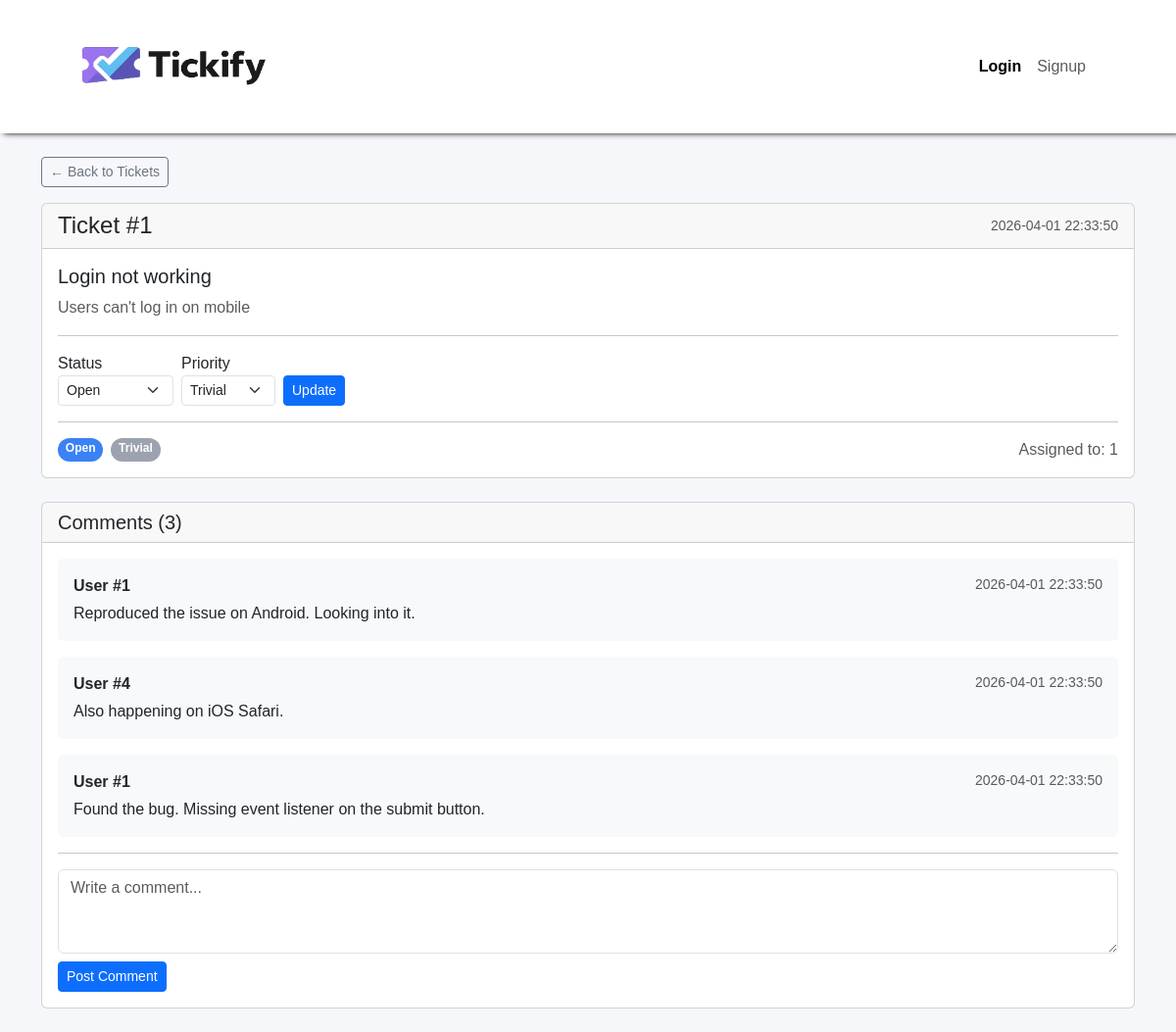
/ticketDetail.php?id=1, run on the app's committed database.
### tables this page shows
CREATE TABLE tickets (
    id          INT AUTO_INCREMENT PRIMARY KEY,
    title       VARCHAR(200) NOT NULL,
    description TEXT NOT NULL,
     
    status      ENUM('open', 'in_progress', 'on_hold', 'resolved', 'closed', 'cancelled') DEFAULT 'open',
    priority    INT DEFAULT 3 CHECK (priority BETWEEN 1 AND 5),
    created_by  INT NOT NULL,
    assigned_to INT,
    created_at  TIMESTAMP DEFAULT CURRENT_TIMESTAMP,
    updated_at  TIMESTAMP DEFAULT CURRENT_TIMESTAMP ON UPDATE CURRENT_TIMESTAMP,
    FOREIGN KEY (created_by) REFERENCES users(id),
    FOREIGN KEY (assigned_to) REFERENCES users(id)
);

CREATE TABLE ticket_comments (
    id         INT AUTO_INCREMENT PRIMARY KEY,
    ticket_id  INT NOT NULL,
    author_id  INT NOT NULL,
    body       TEXT NOT NULL,
    created_at TIMESTAMP DEFAULT CURRENT_TIMESTAMP,
    FOREIGN KEY (ticket_id) REFERENCES tickets(id),
    FOREIGN KEY (author_id) REFERENCES users(id)
);

### TicketRepository.php (called while the page is built, shortened)
<?php
require_once 'Ticket.php';
require_once 'TicketComment.php';
class TicketRepository
{
    private PDO $pdo;
    public function __construct(PDO $pdo)
    {
        $this->pdo = $pdo;
    }
    public function getById(int $id): ?Ticket
    {
        $sql = "SELECT * FROM tickets WHERE id = :id";
        $stmt = $this->pdo->prepare($sql);
        $stmt->execute([':id' => $id]);
        $row = $stmt->fetch(PDO::FETCH_ASSOC);
        return $this->mapRowToTicket($row);
    }
    public function getCommentsByTicketId(int $ticketId): array
    {
        $sql = "SELECT * FROM ticket_comments WHERE ticket_id = :ticket_id ORDER BY created_at ASC";
        $stmt = $this->pdo->prepare($sql);
        $stmt->execute([':ticket_id' => $ticketId]);
        $comments = array_map([TicketComment::class, 'fromRow'], $stmt->fetchAll(PDO::FETCH_ASSOC));
        return $comments;
    }
    private function mapRowToTicket(array $row): Ticket
    {
        return new Ticket(
            $row['id'],
            $row['title'],
            $row['description'],
            $row['status'],
            $row['priority'],
            $row['created_by'],
            $row['assigned_to'],
            $row['created_at'],
            $row['updated_at']
        );
    }
}
?>

### Ticket.php (called while the page is built, shortened)
<?php
class Ticket {
    private ?int $id;
    private string $title;
    private string $description;
    private string $status;
    private int $priority;
    private int $assignedTo;
    private ?string $createdAt;
    public function __construct(
        ?int $id,
        string $title,
        string $description,
        string $status,
        int $priority,
        int $createdBy,
        int $assignedTo,
        ?string $createdAt = null,
        ?string $updatedAt = null
    ) {
        $this->id = $id;
        $this->title = trim($title);
        $this->description = $description !== null ? trim($description) : null;
        $this->status = $status;
        $this->priority = $priority;
        $this->assignedTo = $assignedTo;
        $this->createdAt = $createdAt;
    }
    public function getId(): ?int {
        return $this->id;
    }
    public function getTitle(): string {
        return $this->title;
    }
    public function getDescription(): ?string {
        return $this->description;
    }
    public function getStatus(): string {
        return $this->status;
    }
    public function getPriority(): int {
        return $this->priority;
    }
    public function getAssignedTo(): ?int {
        return $this->assignedTo;
    }
    public function getCreatedAt(): ?string {
        return $this->createdAt;
    }
}

### enum/TicketStatusEnum.php (called while the page is built, shortened)
<?php
enum TicketStatusEnum: string
{
    public function label(): string
    {
        return match ($this) {
            self::Open => 'Open',
            self::InProgress => 'In Progress',
            self::OnHold => 'On Hold',
            self::Resolved => 'Resolved',
            self::Closed => 'Closed',
            self::Cancelled => 'Cancelled',
        };
    }
        public function color(): string
    {
        return match ($this) {
            self::Open => '#3B82F6',
            self::InProgress => '#F59E0B',
            self::OnHold => '#6B7280',
            self::Resolved => '#10B981',
            self::Closed => '#1F2937',
            self::Cancelled => '#EF4444',
        };
    }
}
?>

### enum/TicketPriorityEnum.php (called while the page is built, shortened)
<?php
enum TicketPriorityEnum: int
{
    public function label(): string
    {
        return match ($this) {
            self::Critical => 'Critical',
            self::High => 'High',
            self::Medium => 'Medium',
            self::Low => 'Low',
            self::Trivial => 'Trivial',
        };
    }
    public function color(): string
    {
        return match ($this) {
            self::Critical => '#DC2626',
            self::High => '#F97316',
            self::Medium => '#EAB308',
            self::Low => '#3B82F6',
            self::Trivial => '#9CA3AF',
        };
    }
}
?>

### TicketComment.php (called while the page is built, shortened)
<?php
class TicketComment
{
    private int $authorId;
    private string $body;
    private ?string $createdAt;
    public function __construct(
        ?int $id,
        int $ticketId,
        int $authorId,
        string $body,
        ?string $createdAt = null
    ) {
        $this->authorId = $authorId;
        $this->body = trim($body);
        $this->createdAt = $createdAt;
    }
    public static function fromRow(array $row): self
    {
        return new self(
            (int) $row['id'],
            (int) $row['ticket_id'],
            (int) $row['author_id'],
            $row['body'],
            $row['created_at'] ?? null
        );
    }
    public function getAuthorId(): int { return $this->authorId; }
    public function getBody(): string { return $this->body; }
    public function getCreatedAt(): ?string { return $this->createdAt; }
}

### ticketDetail.php (the view, shortened to what this page needs)
<?php
require_once 'Ticket.php';
require_once 'TicketRepository.php';
require_once 'database.php';
require_once 'enum/TicketPriorityEnum.php';
require_once 'enum/TicketStatusEnum.php';
$errors = [];
$ticket = null;
$comments = [];
if ($_SERVER['REQUEST_METHOD'] === 'GET') {
    try {
        $ticketId = $_GET['id'] ?? '';
        try {
            $ticketRepository = new TicketRepository($pdo);
            $aux = (int) $ticketId;
            $ticket = $ticketRepository->getById($aux);
            $comments = $ticketRepository->getCommentsByTicketId($aux);
        } catch (Exception $e) {
            $errors['general'] = 'Error fetching ticket: ' . $e->getMessage();
        }
    } catch (Exception $e) {
        $errors['general'] = 'Error fetching tickets: ' . $e->getMessage();
    }
}
?>
<!DOCTYPE html>
<html lang="en">
<head>
    <link href="https://cdn.jsdelivr.net/npm/bootstrap@5.3.8/dist/css/bootstrap.min.css" rel="stylesheet"
>
    <link rel="stylesheet" href="style.css">
</head>
<body>
    <header>
        <nav class="navbar navbar-expand-lg">
            <div class="container-fluid">
                <a href="./index.php"><img src="./images/tickify_logo.png" class="header-logo"></a>
                <div class="d-flex" id="navbarNavAltMarkup">
                    <div class="navbar-nav">
                        <a class="nav-link active" aria-current="page" href="./index.php">Login</a>
                        <a class="nav-link" href="./signup.php">Signup</a>
                    </div>
                </div>
            </div>
        </nav>
    </header>
    <main class="container my-4">
        <?php if ($ticket): ?>
            <a href="./TicketManagement.php" class="btn btn-sm btn-outline-secondary mb-3">&larr; Back to Tickets</a>
            <div class="card mb-4">
                <div class="card-header d-flex justify-content-between align-items-center">
                    <h4 class="mb-0">Ticket #<?= $ticket->getId() ?></h4>
                    <small class="text-muted"><?= htmlspecialchars($ticket->getCreatedAt() ?? '') ?></small>
                </div>
                <div class="card-body">
                    <h5><?= htmlspecialchars($ticket->getTitle()) ?></h5>
                    <p class="text-muted"><?= nl2br(htmlspecialchars($ticket->getDescription() ?? '')) ?></p>
                    <hr>
                    <form method="POST" action="./updateTicket.php" class="row g-2 align-items-end">
                        <div class="col-auto">
                            <label class="form-label mb-0">Status</label>
                            <select name="status" class="form-select form-select-sm">
                                <?php foreach (TicketStatusEnum::cases() as $s): ?>
                                    <option value="<?= $s->value ?>" <?= ($ticket->getStatus() === $s->value) ? 'selected' : '' ?>>
                                        <?= $s->label() ?>
                                    </option>
                                <?php endforeach; ?>
                            </select>
                        </div>
                        <div class="col-auto">
                            <label class="form-label mb-0">Priority</label>
                            <select name="priority" class="form-select form-select-sm">
                                <?php foreach (TicketPriorityEnum::cases() as $p): ?>
                                    <option value="<?= $p->value ?>" <?= ($ticket->getPriority() === $p->value) ? 'selected' : '' ?>>
                                        <?= $p->label() ?>
                                    </option>
                                <?php endforeach; ?>
                            </select>
                        </div>
                        <div class="col-auto">
                            <button type="submit" class="btn btn-sm btn-primary">Update</button>
                        </div>
                    </form>
                    <hr>
                    <div class="d-flex gap-2">
                        <?php
                        $statusEnum = TicketStatusEnum::from($ticket->getStatus());
                        $priorityEnum = TicketPriorityEnum::from($ticket->getPriority());
                        ?>
                        <span class="badge rounded-pill" style="background-color: <?= $statusEnum->color() ?>">
                            <?= $statusEnum->label() ?>
                        </span>
                        <span class="badge rounded-pill" style="background-color: <?= $priorityEnum->color() ?>">
                            <?= $priorityEnum->label() ?>
                        </span>
                        <span class="text-muted ms-auto">
                            Assigned to: <?= $ticket->getAssignedTo() ?? 'Unassigned' ?>
                        </span>
                    </div>
                </div>
            </div>
            <div class="card">
                <div class="card-header">
                    <h5 class="mb-0">Comments (<?= count($comments) ?>)</h5>
                </div>
                <div class="card-body">
                    <?php if (!empty($comments)): ?>
                        <?php foreach ($comments as $comment): ?>
                            <div class="d-flex mb-3">
                                <div class="bg-light rounded p-3 w-100">
                                    <div class="d-flex justify-content-between mb-1">
                                        <strong>User #<?= $comment->getAuthorId() ?></strong>
                                        <small class="text-muted"><?= htmlspecialchars($comment->getCreatedAt() ?? '') ?></small>
                                    </div>
                                    <p class="mb-0"><?= nl2br(htmlspecialchars($comment->getBody())) ?></p>
                                </div>
                            </div>
                        <?php endforeach; ?>
                    <?php else: ?>
                        <p class="text-muted">No comments yet.</p>
                    <?php endif; ?>
                    <hr>
                    <form method="POST" action="./addComment.php">
                        <div class="mb-2">
                            <textarea name="body" class="form-control" rows="3" placeholder="Write a comment..."
                                required></textarea>
                        </div>
                        <button type="submit" class="btn btn-sm btn-primary">Post Comment</button>
                    </form>
                </div>
            </div>
        <?php else: ?>
            <div class="alert alert-warning">Ticket not found.</div>
        <?php endif; ?>
    </main>
</body>
</html>

### style.css (style rules this page uses)
* { margin: 0; font-family: Arial, Helvetica, sans-serif; }
header { padding: 2rem 4rem; background-color: white; box-shadow: 4px 0px 6px black; }
.header-logo { width: 200px; }
.navbar .nav-link.active { font-weight: bold; }
#navbarNavAltMarkup { padding: 0.5rem; }
body { background-color: #F5F7FB; }

### data on the page
tickets: id "1", created_at "2026-04-01 22:33:50", title "Login not working", description "Users can't log in on mobile", status "Open", priority "Trivial", assigned_to "1"
ticket_comments: author "1", created_at "2026-04-01 22:33:50", body "Reproduced the issue on Android. Looking into it."
ticket_comments: author "4", created_at "2026-04-01 22:33:50", body "Also happening on iOS Safari."
ticket_comments: author "1", created_at "2026-04-01 22:33:50", body "Found the bug. Missing event listener on the submit button."

### other printed values
$statusEnum->label() "Open"
$priorityEnum->label() "Trivial"
count($comments) "3"
